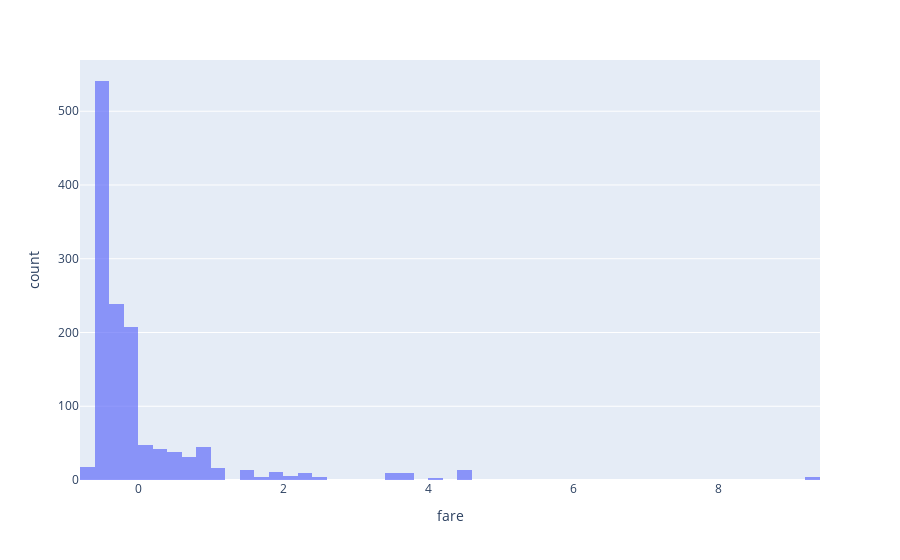

Notebook cell for this chart:
### Code cell
fare_hist = px.histogram(data,x = "fare", opacity = 0.7)
fare_hist

### Figure 1 — Plotly figure (JSON) as saved in the notebook; plotly's stock layout.template omitted (floating-point values rounded to 4 significant figures; data arrays with more than 128 entries replaced by an {"elided": "..."} marker saying what was removed)
{"data": [{"alignmentgroup": "True", "bingroup": "x", "hovertemplate": "fare=%{x}<br>count=%{y}<extra></extra>", "legendgroup": "", "marker": {"color": "#636efa", "opacity": 0.7}, "name": "", "offsetgroup": "", "orientation": "v", "showlegend": false, "type": "histogram", "x": {"elided": "1309 float values"}, "xaxis": "x", "yaxis": "y"}], "layout": {"barmode": "relative", "legend": {"tracegroupgap": 0}, "margin": {"t": 60}, "xaxis": {"anchor": "y", "domain": [0, 1], "title": {"text": "fare"}}, "yaxis": {"anchor": "x", "domain": [0, 1], "title": {"text": "count"}}}}
